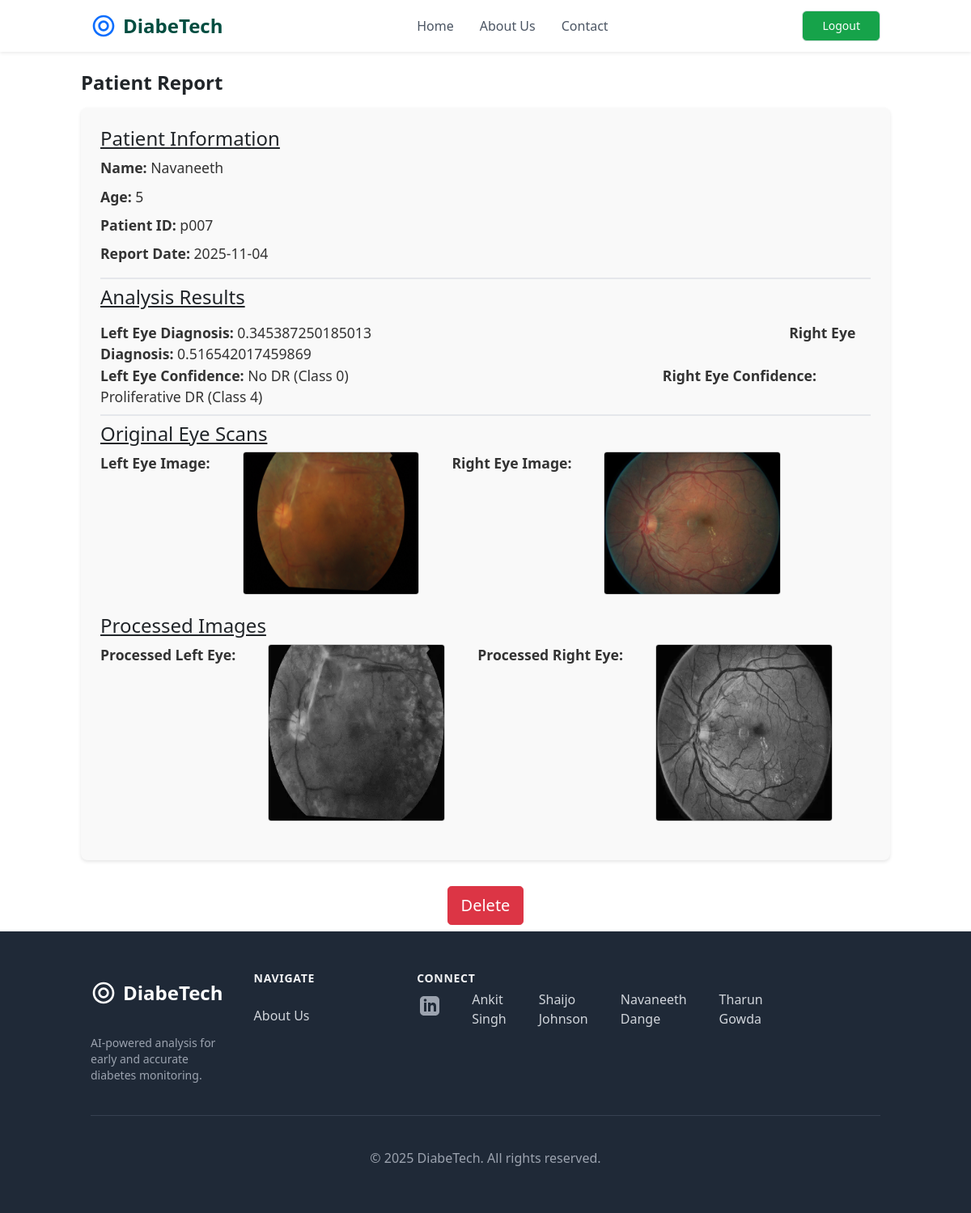
The app's page /patient-report/p007 (signed in) with its own data.
### retinopathy/modules.py (models this page shows, shortened)
class Patient(db.Model):
    patient_id = db.Column(db.String(20), unique = True, nullable = False, primary_key = True)
    name = db.Column(db.String(100), nullable = False)
    age = db.Column(db.Integer, nullable = False)
    sex = db.Column(db.String(10), nullable = False)
    RightEye_image_file = db.Column(db.String(100), nullable = False, default = 'default.jpg')
    LeftEye_image_file = db.Column(db.String(100), nullable = False, default = 'default.jpg')
    RightEye_diagnosis = db.Column(db.String(200), nullable = False)
    LeftEye_diagnosis = db.Column(db.String(200), nullable = False)
    date_uploaded = db.Column(db.DateTime, nullable = False, default = datetime.utcnow)
    user_id = db.Column(db.Integer, db.ForeignKey('user.id'), nullable = False)
    processed_RightEye_image_file = db.Column(db.String(100), nullable = True)
    processed_LeftEye_image_file = db.Column(db.String(100), nullable = True)
    RightEye_prediction = db.Column(db.Integer, nullable = True)
    LeftEye_prediction = db.Column(db.Integer, nullable = True)

### retinopathy/routes.py (the view)
@app.route('/patient-report/<patient_id>')
@login_required
def patient_report(patient_id):
	patient = Patient.query.get_or_404(patient_id)
	return render_template('patientreport.html', patient=patient, patient_id=patient_id)

### retinopathy/modules.py (called while the page is built)
@login_manager.user_loader
def load_user(user_id):
    return User.query.get(int(user_id))

### retinopathy/templates/patientreport.html (shortened to what this page needs)
{% extends "layout.html" %}
{% block content %}
    <div class="container">
    <main>
        <h1 class="mt-6 flex font-semibold">Patient Report</h1>
        <div class="report-section">
            <div class="patient-info border-b-2 pb-2 mb-2">
                <h2 class="underline">Patient Information</h2>
                <p><strong>Name:</strong> {{ patient.name }}</p>
                <p><strong>Age:</strong> {{ patient.age }}</p>
                <p><strong>Patient ID:</strong> {{ patient.patient_id }}</p>
                <p><strong>Report Date:</strong> {{ patient.date_uploaded.strftime('%Y-%m-%d') }}</p>
            </div>
            <div class="analysis-results border-b-2 pb-2 mb-2">
                <h2 class="underline mb-3">Analysis Results</h2>
                <span><strong>Left Eye Diagnosis:</strong> {{ patient.LeftEye_diagnosis }}</span>
                <span class="ml-64 pl-64"><strong>Right Eye Diagnosis:</strong> {{ patient.RightEye_diagnosis }}</span>
                <br>
                <span><strong>Left Eye Confidence:</strong> {{ patient.LeftEye_prediction }}</span>
                <span class="ml-64 pl-32"><strong>Right Eye Confidence:</strong> {{ patient.RightEye_prediction }}</span>
            </div>
            <h2 class="underline">Original Eye Scans</h2>
            <div class="eye-images flex space-x-10">
                <p><strong>Left Eye Image:</strong></p>
                <img src="{{ url_for('static', filename='Eye_pictures/' + patient.LeftEye_image_file) }}" alt="Left Eye Image" class="report-image">
                <p><strong>Right Eye Image:</strong></p>
                <img src="{{ url_for('static', filename='Eye_pictures/' + patient.RightEye_image_file) }}" alt="Right Eye Image" class="report-image">
            </div>
            <h2 class="underline">Processed Images</h2>
            <div class="processed_images flex space-x-10">
                <p><strong>Processed Left Eye:</strong></p>
                <img src="{{ url_for('static', filename='processed_images/' + patient.processed_LeftEye_image_file) }}" alt="Processed Left Eye" class="report-image">
                <p><strong>Processed Right Eye:</strong></p>
                <img src="{{ url_for('static', filename='processed_images/' + patient.processed_RightEye_image_file) }}" alt="Processed Right Eye" class="report-image">
            </div>
        </div>
    </main>
</div>
    <form action="{{ url_for('delete_post', patient_id = patient.patient_id )}}" method="POST" style="display:inline ;">
        <div class="text-center width: 100%;">
            <button type="submit" class="btn btn-danger btn-lg" onclick="return confirm('Are you sure you want to delete this post?');">Delete</button>
        </div>
    </form>
{% endblock content %}

### retinopathy/templates/layout.html (shortened to what this page needs)
<!DOCTYPE html>
<html lang="en">
<head>
    <script src="https://cdn.tailwindcss.com"></script>
    <link href="https://cdn.jsdelivr.net/npm/bootstrap@5.1.3/dist/css/bootstrap.min.css" rel="stylesheet">
</head>
<body>
        <header class="bg-white shadow-sm sticky top-0 z-50">
            <nav class="container mx-auto px-4 sm:px-6 lg:px-8">
                <div class="flex justify-between items-center h-16">
                    <a href="{{ url_for('home') }}" data-page="home" class="flex-shrink-0 flex items-center">
                        <span class="ml-2 text-2xl font-bold text-primary-dark">DiabeTech</span>
                    </a>
                    <div class="hidden md:flex md:items-center md:space-x-8">
                        <a href="{{ url_for('home') }}" data-page="home" class="font-medium text-gray-600 hover:text-primary transition">Home</a>
                        <a href="{{ url_for('about') }}" data-page="about" class="font-medium text-gray-600 hover:text-primary transition">About Us</a>
                        <a href="#main-footer" data-page="contact" class="font-medium text-gray-600 hover:text-primary transition">Contact</a>
                    </div>
                     {% if not current_user.is_authenticated %}
                     <div class="flex  justify-center gap-10 ">
                        <a href="{{ url_for('login') }}" data-page="patient-list" class="hidden md:inline-flex px-4 py-2 border border-transparent text-sm font-medium rounded-md text-white bg-green-600 hover:bg-green-900 transition hover:scale-105">
                            Login
                        </a>
                        <a href="{{ url_for('register') }}" data-page="patient-list" class="hidden md:inline-flex px-4 py-2 border border-transparent text-sm font-medium rounded-md text-white bg-green-600 hover:bg-green-900 transition hover:scale-105">
                             Register
                        </a>
                    </div>
                    {% else %}
                        <a href="{{ url_for('logout') }}" class="hidden md:inline-flex items-center px-4 py-2 border border-transparent text-sm font-medium rounded-md text-white bg-green-600 hover:bg-green-900 transition hover:scale-105">
                            Logout
                        </a>
                    {% endif %}
            </nav>
        </header>
        <main>
            {% block content %}{% endblock %}
        </main>
        <footer id="main-footer" class="bg-gray-800 text-gray-300 mt-2">
            <div class="container mx-auto px-4 sm:px-6 lg:px-8 py-12">
                <div class="grid grid-cols-2 md:grid-cols-4 lg:grid-cols-5 gap-8">
                    <div class="col-span-2 lg:col-span-1">
                        <div class="flex items-center">
                            <span class="ml-2 text-2xl font-bold text-white">DiabeTech</span>
                        </div>
                        <p class="mt-4 text-sm text-gray-400">AI-powered analysis for early and accurate diabetes monitoring.</p>
                    </div>
                    <div>
                        <h3 class="text-sm font-semibold text-gray-100 tracking-wider uppercase">Navigate</h3>
                        <ul class="mt-4 space-y-2">
                            <li><a href="{{ url_for('about') }}" data-page="about" class="text-base text-gray-300 hover:text-white">About Us</a></li>
                    </div>
                    <div>
                        <h3 class="text-sm font-semibold text-gray-100 tracking-wider uppercase">Connect</h3>
                        <div class="flex gap-10 mt-1 pl-1 ">
                            <a class="text-gray-400 hover:text-white">
                                <a href="https://www.linkedin.com/in/ankit-singh-a16a51334?utm_source=share&utm_campaign=share_via&utm_content=profile&utm_medium=android_app" class="block">Ankit Singh</a>
                                <a href="https://www.linkedin.com/in/shaijo-johnson-698a42334?utm_source=share&utm_campaign=share_via&utm_content=profile&utm_medium=android_app" class="block">Shaijo Johnson</a>
                                <a href="https://www.linkedin.com/in/h-navaneeth-dange-7b820b330?utm_source=share&utm_campaign=share_via&utm_content=profile&utm_medium=android_app" class="block">Navaneeth Dange</a>
                                <a href="https://www.linkedin.com/in/tharun-944249366?utm_source=share&utm_campaign=share_via&utm_content=profile&utm_medium=android_app" class="block">Tharun Gowda</a>
                            </a>
                        </div>
                    </div>
                </div>
                <div class="mt-8 border-t border-gray-700 pt-8 text-center">
                    <p class="text-base text-gray-400">&copy; 2025 DiabeTech. All rights reserved.</p>
                </div>
            </div>
        </footer>
    </body>

### retinopathy/templates/patientreport.html (style rules this page uses)
.report-section { background-color: #f9f9f9; padding: 1.5em; border-radius: 8px; box-shadow: 0 2px 4px rgba(0, 0, 0, 0.1); margin-bottom: 2em; margin-top: 1em; }
.report-image { max-width: 23%; height: auto; border: 1px solid #ccc; border-radius: 4px; margin-top: 0.5em; margin-bottom: 1.5em; }
h1, h2 { font-size: 1.5em; }
p { font-size: 1.1em; color: #333; margin: 0.5em 0; }
span { font-size: 1.1em; color: #333; margin: 0.5em 0; }

### records on screen
Patient: name "Navaneeth", age "5", patient_id "p007", date_uploaded "2025-11-04", LeftEye_diagnosis "0.345387250185013", RightEye_diagnosis "0.516542017459869", LeftEye_prediction "No DR (Class 0)", RightEye_prediction "Proliferative DR (Class 4)", LeftEye_image_file (picture), RightEye_image_file (picture), processed_LeftEye_image_file (picture), processed_RightEye_image_file (picture)
